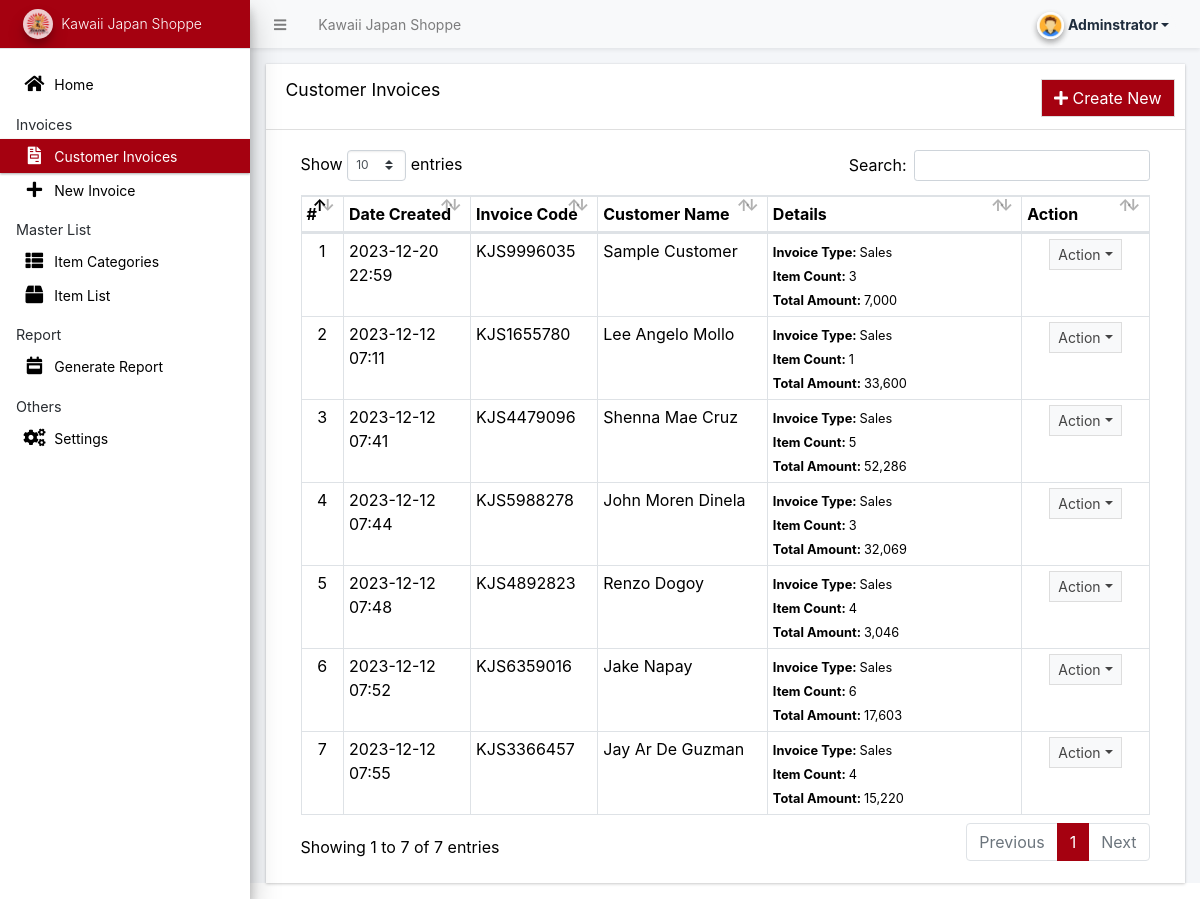
The app's page /admin/?page=invoice (signed in) with its own data.
### tables this page shows
CREATE TABLE `invoice_list` (
  `id` int(30) NOT NULL,
  `invoice_code` varchar(100) NOT NULL,
  `customer_name` text NOT NULL,
  `type` tinyint(1) DEFAULT NULL,
  `sub_total` float NOT NULL,
  `tax_rate` float NOT NULL,
  `total_amount` float NOT NULL,
  `remarks` text NOT NULL,
  `date_created` datetime NOT NULL DEFAULT current_timestamp(),
  `date_updated` datetime DEFAULT NULL ON UPDATE current_timestamp()
);

### config.php (called while the page is built, shortened)
<?php
require_once('classes/DBConnection.php');
require_once('classes/SystemSettings.php');
function validate_image($file){
	if(!empty($file)){
		if(is_file(base_app.$file)){
			return base_url.$file;
		}else{
			return base_url.'dist/img/no-image-available.png';
		}
	}else{
		return base_url.'dist/img/no-image-available.png';
	}
}
function isMobileDevice(){
    $aMobileUA = array(
        '/iphone/i' => 'iPhone',
        '/ipod/i' => 'iPod',
        '/ipad/i' => 'iPad',
        '/android/i' => 'Android',
        '/blackberry/i' => 'BlackBerry',
        '/webos/i' => 'Mobile'
    );
    return false;
}
?>

### classes/DBConnection.php (called while the page is built, shortened)
<?php
class DBConnection{
    private $host = DB_SERVER;
    private $username = DB_USERNAME;
    private $password = DB_PASSWORD;
    private $database = DB_NAME;
    public $conn;
    public function __construct(){
        if (!isset($this->conn)) {
            $this->conn = new mysqli($this->host, $this->username, $this->password, $this->database);
        }
    }
}
?>

### admin/invoice/index.php (the view, shortened to what this page needs)
<div class="card card-outline rounded-0 card-maroon">
	<div class="card-header">
		<h3 class="card-title">Customer Invoices</h3>
		<div class="card-tools">
			<a href="./?page=invoice/manage" class="btn btn-flat btn-default bg-maroon"><span class="fas fa-plus"></span>  Create New</a>
		</div>
	</div>
	<div class="card-body">
		<div class="container-fluid">
        <div class="container-fluid">
			<table class="table table-bordered table-stripped">
				<colgroup>
					<col width="5%">
					<col width="15%">
					<col width="15%">
					<col width="20%">
					<col width="30%">
					<col width="15%">
				</colgroup>
				<thead>
					<tr>
						<th>#</th>
						<th>Date Created</th>
						<th>Invoice Code</th>
						<th>Customer Name</th>
						<th>Details</th>
						<th>Action</th>
					</tr>
				</thead>
				<tbody>
					<?php
					$i = 1;
						$qry = $conn->query("SELECT * from `invoice_list`  order by date(date_created) desc ");
						while($row = $qry->fetch_assoc()):
                            $row['remarks'] = strip_tags(stripslashes(html_entity_decode($row['remarks'])));
							$items = $conn->query("SELECT * FROM invoices_items where invoice_id = {$row['id']} ")->num_rows;
					?>
						<tr>
							<td class="text-center"><?php echo $i++; ?></td>
							<td><?php echo date("Y-m-d H:i",strtotime($row['date_created'])) ?></td>
							<td><?php echo $row['invoice_code'] ?></td>
							<td><?php echo $row['customer_name'] ?></td>
							<td>
								<p class="m-0"><small><b>Invoice Type: </b><?php echo $row['type'] == 1 ? "Sales":"" ?></small></p>
								<p class="m-0"><small><b>Item Count: </b> <?php echo number_format($items) ?></small></p>
								<p class="m-0"><small><b>Total Amount: </b><?php echo number_format($row['total_amount']) ?></small></p>
							</td>
							<td align="center">
								 <button type="button" class="btn btn-flat btn-default btn-sm dropdown-toggle dropdown-icon" data-toggle="dropdown">
				                  		Action
				                  </button>
							</td>
						</tr>
					<?php endwhile; ?>
				</tbody>
			</table>
		</div>
		</div>
	</div>
</div>

### admin/index.php (shortened to what this page needs)
<?php require_once('../config.php'); ?>
 <!DOCTYPE html>
<html lang="en" class="" style="height: auto;">
<?php require_once('inc/header.php') ?>
  <body class="sidebar-mini layout-fixed control-sidebar-slide-open layout-navbar-fixed sidebar-mini-md sidebar-mini-xs" data-new-gr-c-s-check-loaded="14.991.0" data-gr-ext-installed="" style="height: auto;">
    <div class="wrapper">
     <?php require_once('inc/topBarNav.php') ?>
     <?php require_once('inc/navigation.php') ?>
     <?php $page = isset($_GET['page']) ? $_GET['page'] : 'home';  ?>
      <div class="content-wrapper  pt-3" style="min-height: 567.854px;">
        <section class="content  text-dark">
          <div class="container-fluid">
            <?php
              if(!file_exists($page.".php") && !is_dir($page)){
                  include '404.html';
              }else{
                if(is_dir($page))
                  include $page.'/index.php';
                else
                  include $page.'.php';
              }
            ?>
          </div>
        </section>
      </div>
      <?php require_once('inc/footer.php') ?>
  </body>
</html>

### admin/inc/header.php (shortened to what this page needs)
<head>
    <link rel="stylesheet" href="<?php echo base_url ?>plugins/fontawesome-free/css/all.min.css">
    <link rel="stylesheet" href="<?php echo base_url ?>plugins/tempusdominus-bootstrap-4/css/tempusdominus-bootstrap-4.min.css">
  <link rel="stylesheet" href="<?php echo base_url ?>plugins/datatables-bs4/css/dataTables.bootstrap4.min.css">
  <link rel="stylesheet" href="<?php echo base_url ?>plugins/datatables-responsive/css/responsive.bootstrap4.min.css">
  <link rel="stylesheet" href="<?php echo base_url ?>plugins/datatables-buttons/css/buttons.bootstrap4.min.css">
  <link rel="stylesheet" href="<?php echo base_url ?>plugins/select2/css/select2.min.css">
  <link rel="stylesheet" href="<?php echo base_url ?>plugins/select2-bootstrap4-theme/select2-bootstrap4.min.css">
    <link rel="stylesheet" href="<?php echo base_url ?>plugins/icheck-bootstrap/icheck-bootstrap.min.css">
    <link rel="stylesheet" href="<?php echo base_url ?>plugins/jqvmap/jqvmap.min.css">
    <link rel="stylesheet" href="<?php echo base_url ?>dist/css/adminlte.css">
    <link rel="stylesheet" href="<?php echo base_url ?>dist/css/custom.css">
    <link rel="stylesheet" href="<?php echo base_url ?>plugins/overlayScrollbars/css/OverlayScrollbars.min.css">
    <link rel="stylesheet" href="<?php echo base_url ?>plugins/daterangepicker/daterangepicker.css">
    <link rel="stylesheet" href="<?php echo base_url ?>plugins/summernote/summernote-bs4.min.css">
  <link rel="stylesheet" href="<?php echo base_url ?>plugins/sweetalert2-theme-bootstrap-4/bootstrap-4.min.css">
  </head>

### admin/inc/topBarNav.php (shortened to what this page needs)
<nav class="main-header navbar navbar-expand navbar-light border border-light border-top-0  border-left-0 border-right-0 navbar-light text-sm shadow-sm">
  <ul class="navbar-nav">
    <li class="nav-item">
    <a class="nav-link" data-widget="pushmenu" href="#" role="button"><i class="fas fa-bars"></i></a>
    </li>
    <li class="nav-item d-none d-sm-inline-block">
      <a href="<?php echo base_url ?>" class="nav-link"><?php echo (!isMobileDevice()) ? $_settings->info('name'):$_settings->info('short_name'); ?> </a>
    </li>
  </ul>
  <ul class="navbar-nav ml-auto">
    <li class="nav-item">
      <div class="btn-group nav-link">
            <button type="button" class="btn btn-rounded badge badge-light dropdown-toggle dropdown-icon" data-toggle="dropdown">
              <span><img src="<?php echo validate_image($_settings->userdata('avatar')) ?>" class="img-circle elevation-2 user-img" alt="User Image"></span>
              <span class="ml-3"><?php echo ucwords($_settings->userdata('firstname')) ?></span>
            </button>
        </div>
    </li>
  </ul>
</nav>

### admin/inc/navigation.php (shortened to what this page needs)
<aside class="main-sidebar sidebar-light-maroon elevation-4 sidebar-no-expand">
  <a href="<?php echo base_url ?>admin" class="brand-link bg-maroon text-sm">
  <img src="<?php echo validate_image($_settings->info('logo'))?>" alt="Store Logo" class="brand-image img-circle elevation-3" style="opacity: .8;
                      width: 30px;
                      height: 30px;
                      max-height: unset;
                      background: white;">
  <span class="brand-text font-weight-light"><?php echo $_settings->info('short_name') ?></span>
  </a>
  <div class="sidebar os-host os-theme-light os-host-overflow os-host-overflow-y os-host-resize-disabled os-host-transition os-host-scrollbar-horizontal-hidden">
    <div class="os-content-glue" style="margin: 0px -8px; width: 249px; height: 646px;"></div>
    <div class="os-padding">
      <div class="os-viewport os-viewport-native-scrollbars-invisible" style="overflow-y: scroll;">
        <div class="os-content" style="padding: 0px 8px; height: 100%; width: 100%;">
          <nav class="mt-4">
             <ul class="nav nav-pills nav-sidebar flex-column text-sm nav-compact nav-flat nav-child-indent nav-collapse-hide-child" data-widget="treeview" role="menu" data-accordion="false">
              <li class="nav-item dropdown">
                <a href="./" class="nav-link nav-home">
                  <i class="nav-icon fas fa-home"></i>
                  <p>
                    Home
                  </p>
                </a>
              </li>
              <li class="nav-header">Invoices</li>
              <li class="nav-item dropdown">
                <a href="<?php echo base_url ?>admin/?page=invoice" class="nav-link nav-invoice">
                  <i class="nav-icon fas fa-file-invoice"></i>
                  <p>
                    Customer Invoices
                  </p>
                </a>
              </li>
              <li class="nav-item dropdown">
                <a href="<?php echo base_url ?>admin/?page=invoice/manage" class="nav-link">
                  <i class="nav-icon fas fa-plus"></i>
                  <p>
                    New Invoice
                  </p>
                </a>
              </li>
              <li class="nav-header">Master List</li>
              <li class="nav-item dropdown">
                <a href="<?php echo base_url ?>admin/?page=category" class="nav-link nav-category">
                  <i class="nav-icon fas fa-th-list"></i>
                  <p>
                    Item Categories
                  </p>
                </a>
              </li>
              <li class="nav-item dropdown">
                <a href="<?php echo base_url ?>admin/?page=product" class="nav-link nav-product">
                  <i class="nav-icon fas fa-box"></i>
                  <p>
                    Item List
                  </p>
                </a>
              </li>
              <li class="nav-header">Report</li>
              <li class="nav-item dropdown">
                <a href="<?php echo base_url ?>admin/?page=report" class="nav-link nav-report">
                  <i class="nav-icon fas fa-calendar-week"></i>
                  <p>
                    Generate Report
                  </p>
                </a>
              </li>
              <li class="nav-header">Others</li>
              <li class="nav-item dropdown">
                <a href="<?php echo base_url ?>admin/?page=system_info" class="nav-link nav-system_info">
                  <i class="nav-icon fas fa-cogs"></i>
                  <p>
                    Settings
                  </p>
                </a>
              </li>
            </ul>
          </nav>
        </div>
      </div>
    </div>
  </div>
</aside>

### admin/inc/footer.php (shortened to what this page needs)
</div>

### admin/inc/topBarNav.php (style rules this page uses)
.user-img { position: absolute; height: 27px; width: 27px; object-fit: cover; left: -7%; top: -12%; }
.btn-rounded { border-radius: 50px; }

### records on screen
invoice_list: date_created "2023-12-20 22:59", invoice_code "KJS9996035", customer_name "Sample Customer", type "Sales", items "3", total_amount "7,000"
invoice_list: date_created "2023-12-12 07:11", invoice_code "KJS1655780", customer_name "Lee Angelo Mollo", type "Sales", items "1", total_amount "33,600"
invoice_list: date_created "2023-12-12 07:41", invoice_code "KJS4479096", customer_name "Shenna Mae Cruz", type "Sales", items "5", total_amount "52,286"
invoice_list: date_created "2023-12-12 07:44", invoice_code "KJS5988278", customer_name "John Moren Dinela", type "Sales", items "3", total_amount "32,069"
invoice_list: date_created "2023-12-12 07:48", invoice_code "KJS4892823", customer_name "Renzo Dogoy", type "Sales", items "4", total_amount "3,046"
invoice_list: date_created "2023-12-12 07:52", invoice_code "KJS6359016", customer_name "Jake Napay", type "Sales", items "6", total_amount "17,603"
invoice_list: date_created "2023-12-12 07:55", invoice_code "KJS3366457", customer_name "Jay Ar De Guzman", type "Sales", items "4", total_amount "15,220"

### other values on screen
$_settings->info('name') "Kawaii Japan Shoppe"
$_settings->userdata('firstname') "Adminstrator"
$_settings->info('short_name') "Kawaii Japan Shoppe"
